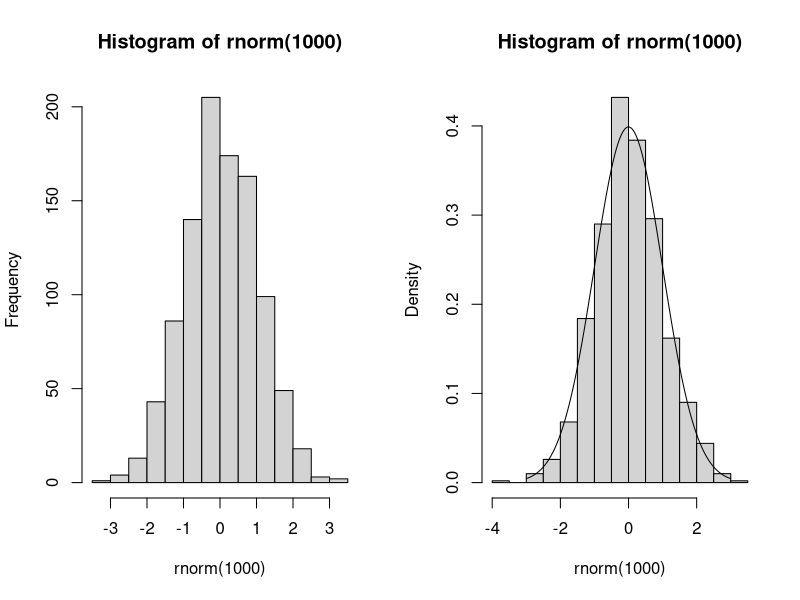

This chart was generated by the following R code:
z.hist <- function(nn=1000) { # z.hist.r
 par(mfrow=c(1,2))
 hist(rnorm(1000))
 hist(rnorm(1000), freq=F)
 lines(x<-seq(-3,3, length=100), dnorm(x))
} # end function

z.hist()
